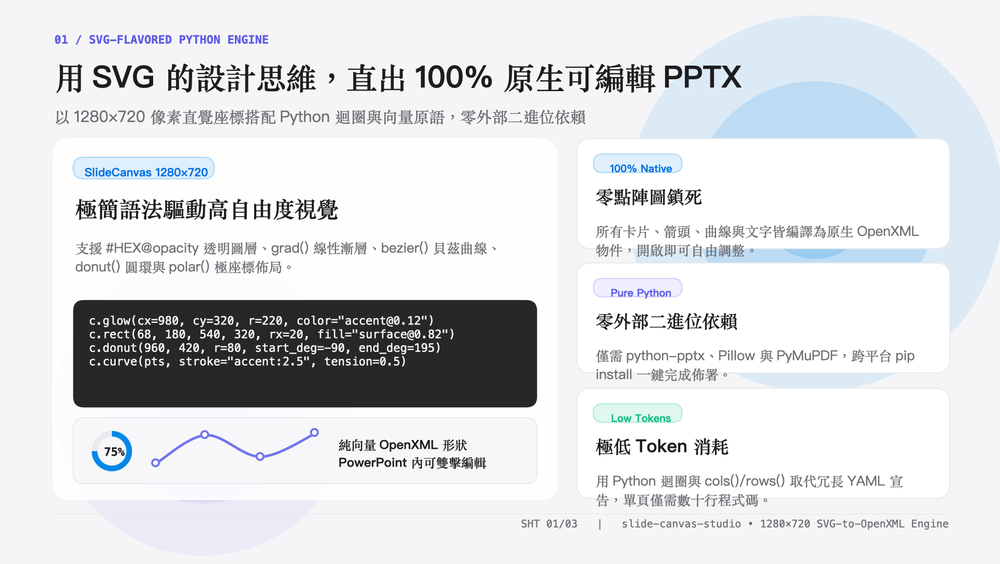
#> input picture assets/slide-1.png, 1000 x 564 px, shrunk from 1920 x 1083 before the run
$ python fit_visual_asset.py --src ../assets/slide-1.png --out out.png
#> lines starting #> are read from the running program, lines starting #| are printed output that depends on the picture
#!/usr/bin/env python3
"""
fit_visual_asset.py
單一職責：使用 Pillow 將外部視覺圖依槽位尺寸 (w_cm, h_cm) 裁切 (cover) 或留白填充 (contain) 至精準比例，杜絕圖片進入 PPTX 後變形。
"""
import os
import sys

_SKILL_ROOT = os.path.dirname(os.path.dirname(os.path.abspath(__file__)))
_VENV_PY = os.path.join(_SKILL_ROOT, ".venv", "bin", "python")
if os.path.exists(_VENV_PY) and os.path.abspath(sys.prefix) != os.path.abspath(os.path.join(_SKILL_ROOT, ".venv")):
    os.execv(_VENV_PY, [_VENV_PY] + sys.argv)

import argparse
import json
from PIL import Image, ImageOps


def hex_to_rgb(hex_str: str):
    h = hex_str.strip().lstrip("#")
    if len(h) != 6:
        return (13, 33, 55)
    return tuple(int(h[i : i + 2], 16) for i in (0, 2, 4))


def fit_visual(
    src_path: str,
    out_path: str,
    w_cm: float = 16.0,
    h_cm: float = 9.0,
    mode: str = "cover",
    bg_hex: str = "0D2137",
    px_per_cm: int = 60,
) -> dict:
#> called with src_path = '../assets/slide-1.png', out_path = 'out.png', w_cm = 16, h_cm = 9, mode = 'cover', bg_hex = '0D2137', px_per_cm = 60
    if not os.path.exists(src_path):
        raise FileNotFoundError(f"Source image not found: {src_path}")

    target_w = max(64, int(round(w_cm * px_per_cm)))
    target_h = max(64, int(round(h_cm * px_per_cm)))

    img = Image.open(src_path).convert("RGBA")
#> img is the input picture: PIL image 1000x564 RGBA; mean R, G, B, A 220.4, 222.4, 225.5, 255
    orig_w, orig_h = img.size
#> orig_w = 1000; orig_h = 564

    if mode == "cover":
        fitted = ImageOps.fit(img, (target_w, target_h), method=Image.Resampling.LANCZOS, centering=(0.5, 0.5))
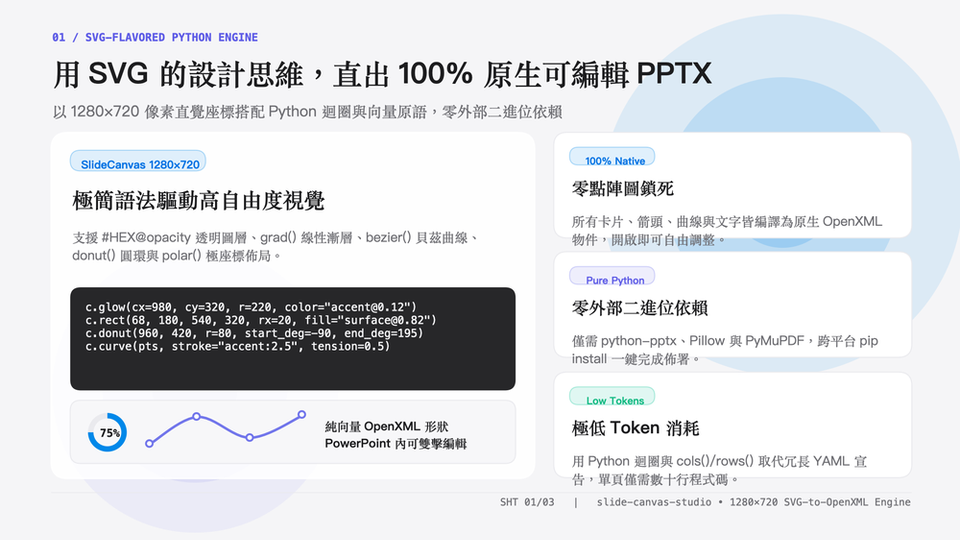
#> fitted: PIL image 960x540 RGBA; mean R, G, B, A 220.2, 222.2, 225.3, 255
    else:
        bg_rgb = hex_to_rgb(bg_hex) + (255,)
        canvas = Image.new("RGBA", (target_w, target_h), bg_rgb)
        contained = ImageOps.contain(img, (target_w, target_h), method=Image.Resampling.LANCZOS)
        offset_x = (target_w - contained.size[0]) // 2
        offset_y = (target_h - contained.size[1]) // 2
        canvas.paste(contained, (offset_x, offset_y), contained)
        fitted = canvas

    os.makedirs(os.path.dirname(os.path.abspath(out_path)), exist_ok=True)
    fitted.convert("RGB").save(out_path, format="PNG", optimize=True)

    return {
        "status": "OK",
        "src_path": os.path.abspath(src_path),
        "out_path": os.path.abspath(out_path),
        "mode": mode,
        "original_px": [orig_w, orig_h],
        "target_cm": [w_cm, h_cm],
        "output_px": [target_w, target_h],
    }


def main():
    parser = argparse.ArgumentParser(description="Crop or pad a visual asset to exact PPTX slot proportions.")
    parser.add_argument("--src", required=True, help="Input image path")
    parser.add_argument("--out", required=True, help="Calibrated output PNG path")
    parser.add_argument("--w-cm", type=float, default=16.0, help="Slot width in cm (default: 16.0)")
    parser.add_argument("--h-cm", type=float, default=9.0, help="Slot height in cm (default: 9.0)")
    parser.add_argument("--mode", choices=["cover", "contain"], default="cover", help="Resize mode")
    parser.add_argument("--bg", default="0D2137", help="Background fill HEX when mode=contain")
    args = parser.parse_args()

    res = fit_visual(args.src, args.out, args.w_cm, args.h_cm, args.mode, args.bg)
    print(json.dumps(res, indent=2, ensure_ascii=False))
#> (printed output is left out)


if __name__ == "__main__":
    main()

$ run again, on assets/slide-3.png
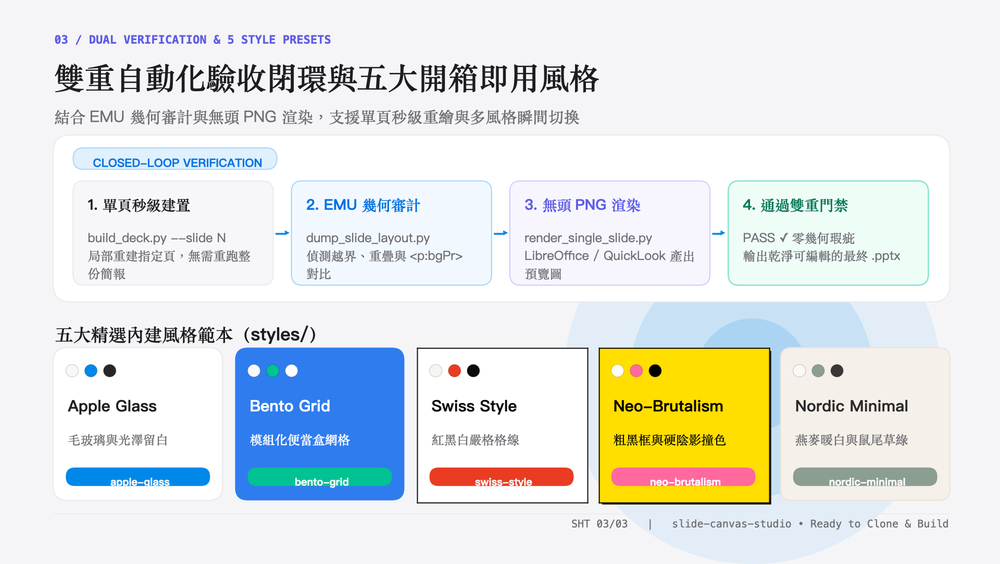
#> input picture assets/slide-3.png, 1000 x 564 px, shrunk from 1920 x 1083 before the run
#> in fit_visual, img is the input picture: PIL image 1000x564 RGBA; mean R, G, B, A 226.4, 230.2, 228.9, 255
#> in fit_visual, `fitted = ImageOps.fit(img, (target_w, target_h), method=Image.Resampli..`:
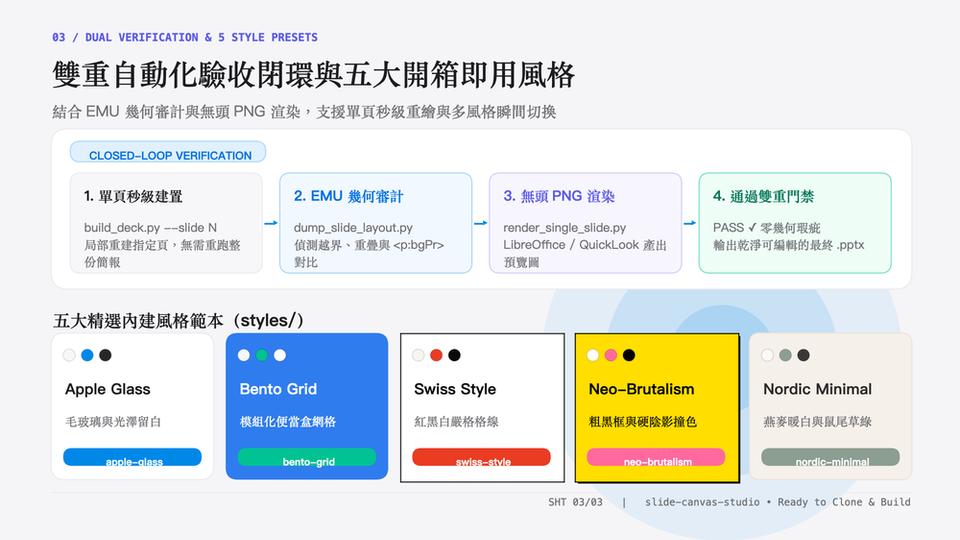
#> fitted: PIL image 960x540 RGBA; mean R, G, B, A 226.2, 230.1, 228.7, 255
#> (printed output is left out)
